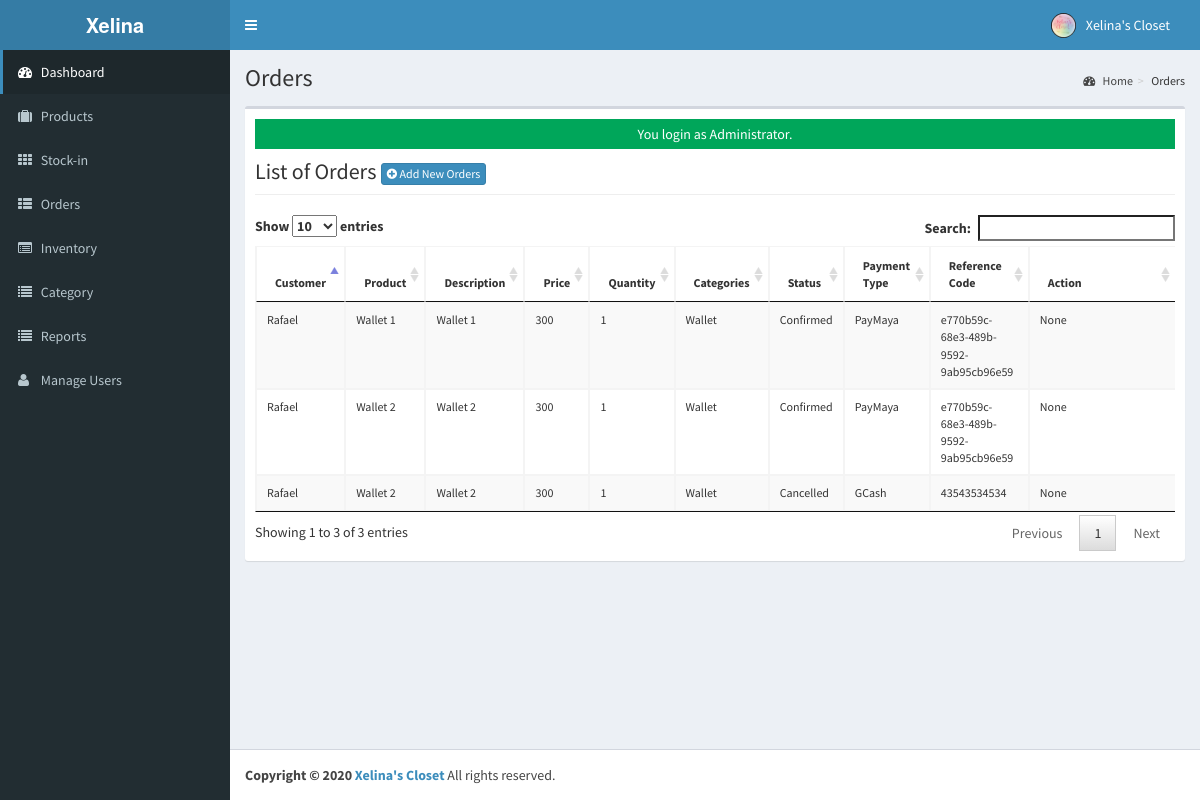
Screenshot of /admin/orders/index.php (signed in) with the database file from the repository.
### tables this page shows
CREATE TABLE `tblusers` (
  `UserID` int(11) NOT NULL,
  `FullName` varchar(90) NOT NULL,
  `Username` varchar(90) NOT NULL,
  `Password` varchar(90) NOT NULL,
  `Role` varchar(90) NOT NULL,
  `PicLoc` text NOT NULL
);

CREATE TABLE `tblproduct` (
  `ProductID` int(11) NOT NULL,
  `ProductName` varchar(90) NOT NULL,
  `Description` varchar(90) NOT NULL,
  `Price` double NOT NULL,
  `DateExpire` date NOT NULL,
  `CategoryID` int(11) NOT NULL,
  `StoreID` int(11) NOT NULL,
  `Image1` text NOT NULL,
  `Image2` text NOT NULL,
  `Image3` text NOT NULL
);

CREATE TABLE `tblcustomer` (
  `CustomerID` int(11) NOT NULL,
  `CustomerName` varchar(90) NOT NULL,
  `CustomerAddress` varchar(90) NOT NULL,
  `CustomerContact` varchar(90) NOT NULL,
  `Sex` varchar(30) NOT NULL,
  `Customer_Username` varchar(90) NOT NULL,
  `Customer_Password` varchar(90) NOT NULL,
  `Customer_Photo` varchar(90) NOT NULL
);

CREATE TABLE `tblstockout` (
  `StockoutID` int(11) NOT NULL,
  `CustomerID` int(11) NOT NULL,
  `ProductID` int(11) NOT NULL,
  `Quantity` int(11) NOT NULL,
  `DateSold` date NOT NULL,
  `Status` varchar(30) NOT NULL DEFAULT 'Pending',
  `Remarks` varchar(90) NOT NULL,
  `OrderNo` varchar(90) NOT NULL,
  `HView` tinyint(1) NOT NULL,
  `Payment_Type` varchar(100) DEFAULT NULL,
  `Payment_Reference` varchar(100) DEFAULT NULL,
  `Payment_Contact` varchar(20) DEFAULT NULL
);

CREATE TABLE `tblcategory` (
  `CategoryID` int(11) NOT NULL,
  `Categories` varchar(90) NOT NULL,
  `StoreID` int(11) NOT NULL
);

### admin/orders/index.php (called while the page is built, shortened)
<?php
 $title="Orders";
require_once ("../theme/templates.php");
?>

### include/database.php (called while the page is built, shortened)
<?php
class Database {
	var $sql_string = '';
	private $conn;
	public function open_connection() {
		$this->conn = mysqli_connect(server,user,pass);
		if(!$this->conn){
			echo "Problem in database connection! Contact administrator!";
			exit();
		}else{
			$db_select = mysqli_select_db($this->conn,database_name);
		}
	}
	function setQuery($sql='') {
		$this->sql_string=$sql;
	}
	function executeQuery() {
		$result = mysqli_query($this->conn,$this->sql_string);
		return $result;
	}
	private function confirm_query($result) {
		return $result;
	}
	function loadResultList( $key='' ) {
		$cur = $this->executeQuery();
		$array = array();
		while ($row = mysqli_fetch_object($cur)) {
			if ($key) {
				$array[$row->$key] = $row;
			} else {
				$array[] = $row;
			}
		}
		return $array;
	}
	function loadSingleResult() {
		$cur = $this->executeQuery();
		while ($row = mysqli_fetch_object($cur)) {
		return $data = $row;
		}
	}
}
$mydb = new Database();
?>

### include/accounts.php (called while the page is built, shortened)
<?php
require_once(LIB_PATH.DS.'database.php');
class User {
	protected static  $tblname = "tblusers";
	function single_user($id=""){
			global $mydb;
			$mydb->setQuery("SELECT * FROM ".self::$tblname."
				Where UserID= '{$id}' LIMIT 1");
			$cur = $mydb->loadSingleResult();
			return $cur;
	}
}
?>

### include/function.php (called while the page is built, shortened)
<?php
function currentpage(){
		$this_page = $_SERVER['SCRIPT_NAME'];
	    $bits = explode('/',$this_page);
		 return $bits[3];
	}
		?>

### admin/orders/list.php (the view, shortened to what this page needs)
<div class="row">
   <div class="col-lg-12">
           <h1 class="page-header">List of Orders  <a href="index.php?view=add" class="btn btn-primary btn-xs  ">  <i class="fa fa-plus-circle fw-fa"></i> Add New Orders</a>  </h1>
      		</div>
  		 </div>
	<form class="wow fadeInDownaction" action="controller.php?action=delete" Method="POST">
		  <div class="table-responsive">
			<table id="dash-table" class="table table-striped table-bordered table-hover"  style="font-size:12px" cellspacing="0">
			  <thead>
			  	<tr>
			  	<th>Customer</th>
				<th>Product</th>
				<th>Description</th>
				<th>Price</th>
				<th>Quantity</th>
				<th>Categories</th>
				<th>Status</th>
				<th>Payment Type</th>
				<th>Reference Code</th>
				<th width="16%" >Action</th>
			  	</tr>
			  </thead>
			  <tbody>
			  	<?php
			  		$mydb->setQuery("SELECT *,s.ProductID as pid FROM `tblproduct` p,`tblcategory` c,`tblstockout` s,tblcustomer cs WHERE p.`CategoryID`=c.`CategoryID` AND p.`ProductID`=s.`ProductID` AND s.CustomerID=cs.CustomerID AND p.StoreID=".$_SESSION['ADMIN_USERID']);
			  		$cur = $mydb->loadResultList();
					foreach ($cur as $result) {
			  		  echo '<tr>';
					echo '<td>'. $result->CustomerName.'</td>';
					echo '<td>'. $result->ProductName.'</td>';
					echo '<td>' . $result->Description.'</a></td>';
					echo '<td>' . $result->Price.'</a></td>';
					echo '<td>'. $result->Quantity.'</td>';
					echo '<td>'. $result->Categories.'</td>';
					echo '<td>'. $result->Status.'</td>';
					echo '<td>' . $result->Payment_Type . '</td>';
					echo '<td>' . $result->Payment_Reference . '</td>';
					if ($result->Status=='Confirmed' || $result->Status=='Cancelled') {
						echo '<td>None</td>';
					}
					echo '</tr>';
			  	}
			  	?>
			  </tbody>
			</table>
		</div>
						</form>

### admin/theme/templates.php (shortened to what this page needs)
<!DOCTYPE html>
<html>
    <head>
        <link rel="stylesheet" href="<?php echo web_root;?>bootstrap/css/bootstrap.min.css">
        <link rel="stylesheet" href="<?php echo web_root;?>plugins/font-awesome/css/font-awesome.min.css">
        <link rel="stylesheet" href="<?php echo web_root;?>dist/css/AdminLTE.min.css">
        <link rel="stylesheet" href="<?php echo web_root;?>dist/css/skins/_all-skins.min.css">
        <link rel="stylesheet" href="<?php echo web_root;?>plugins/iCheck/flat/blue.css">
        <link rel="stylesheet" href="<?php echo web_root;?>plugins/morris/morris.css">
        <link rel="stylesheet" href="<?php echo web_root;?>plugins/jvectormap/jquery-jvectormap-1.2.2.css">
        <link href="<?php echo web_root; ?>plugins/datepicker/bootstrap-datetimepicker.min.css" rel="stylesheet" media="screen">
        <link rel="stylesheet" href="<?php echo web_root;?>plugins/dataTables/jquery.dataTables.min.css">
        <link rel="stylesheet" href="<?php echo web_root; ?>plugins/select2/select2.css">
        <link rel="stylesheet" href="<?php echo web_root;?>plugins/bootstrap-wysihtml5/bootstrap3-wysihtml5.min.css">
    </head>
 <body class="hold-transition skin-blue fixed sidebar-mini">
<div class="wrapper">
  <header class="main-header">
    <a href="<?php echo web_root;?>" class="logo">
      <span class="logo-lg"><b>Xelina</b></span>
    </a>
    <nav class="navbar navbar-static-top" role="navigation">
      <a href="#" class="sidebar-toggle" data-toggle="offcanvas" role="button">
      </a>
      <div class="navbar-custom-menu">
        <ul class="nav navbar-nav">
          <?php
              $user = New User();
              $singleuser = $user->single_user($_SESSION['ADMIN_USERID']);
          ?>
          <li class="dropdown user user-menu" style="padding-right: 15px;"  >
            <a href="#" class="dropdown-toggle" data-toggle="dropdown">
              <img src="<?php echo web_root.'admin/user/'. $singleuser->PicLoc;?>" class="user-image" alt="User Image">
              <span class="hidden-xs"><?php echo $singleuser->FullName; ?></span>
            </a>
          </li>
        </ul>
      </div>
    </nav>
  </header>
  <aside class="main-sidebar">
    <section class="sidebar">
      <ul class="sidebar-menu">
        <li  class="<?php echo (currentpage() == 'index.php') ? "active" : false;?>" >
          <a href="<?php echo web_root ;?>admin/">
            <i class="fa fa-dashboard"></i> <span>Dashboard</span>
          </a>
        </li>
        <li class="<?php echo (currentpage() == 'products') ? "active" : false;?>" >
          <a href="<?php echo web_root ;?>admin/products/">
            <i class="fa fa-suitcase"></i> <span>Products</span>
          </a>
        </li>
        <li class="<?php echo (currentpage() == 'stockin') ? "active" : false;?>" >
          <a href="<?php echo web_root ;?>admin/stockin/">
            <i class="fa fa-th"></i> <span>Stock-in</span>
          </a>
        </li>
        <li class="<?php echo (currentpage() == 'orders') ? "active" : false;?>" >
          <a href="<?php echo web_root ;?>admin/orders/">
            <i class="fa fa-th-list"></i> <span>Orders</span>
          </a>
        </li>
        <li class="<?php echo (currentpage() == 'inventory') ? "active" : false;?>">
          <a href="<?php echo web_root; ?>admin/inventory/">
            <i class="fa fa-list-alt"></i> <span>Inventory</span> </a>
        </li>
        <li class="<?php echo (currentpage() == 'category') ? "active" : false;?>" >
          <a href="<?php echo web_root ;?>admin/category/">
            <i class="fa fa-list"></i> <span>Category</span>
          </a>
        </li>
        <li class="<?php echo (currentpage() == 'report_XD') ? "active" : false;?>" >
          <a href="<?php echo web_root ;?>admin/report_XD/">
            <i class="fa fa-list"></i> <span>Reports</span>
          </a>
        </li>
        <?php if ($_SESSION['ADMIN_ROLE']=='Administrator') { ?>
          <li class="<?php echo (currentpage() == 'user') ? "active" : false;?>">
          <a href="<?php echo web_root; ?>admin/user/">
            <i class="fa fa-user"></i> <span>Manage Users</span> </a>
        </li>
        <?php } ?>
      </ul>
    </section>
  </aside>
  <div class="content-wrapper">
  <section class="content-header">
      <h1>
        <?php echo isset($title) ? $title : ''; ?>
      </h1>
      <ol class="breadcrumb">
        <?php
          if ($title!='Home') {
            $active_title = '';
            if (isset($_GET['view'])) {
              $active_title = '<li class='.$active_title.'><a href="index.php">'.$title.'</a></li>';
            }else{
              $active_title = '<li class='.$active_title.'>'.$title.'</li>';
            }
            echo '<li><a href='.web_root.'admin/><i class="fa fa-dashboard"></i> Home</a></li>';
            echo  $active_title;
          }
        ?>
      </ol>
    </section>
         <section class="content">
          <div class="row">
            <div class="col-xs-12">
              <div class="box">
                <div class="box-body">
              <?php
               require_once $content;
               ?>
             </div>
             </div>
           </div>
         </div>
         </section>
 </div>
  <footer class="main-footer">
    <strong>Copyright &copy; 2020 <a href="https://www.facebook.com/Xelinascloset25">Xelina's Closet</a></strong> All rights
    reserved.
  </footer>
    </body>
</html>

### rows the page displays
tblusers: PicLoc (picture), FullName "Xelina's Closet"
tblproduct: tblcustomer.CustomerName "Rafael", ProductName "Wallet 1", Description "Wallet 1", Price "300", tblstockout.Quantity "1", CategoryID.Categories "Wallet", tblstockout.Status "Confirmed", tblstockout.Payment_Type "PayMaya", tblstockout.Payment_Reference "e770b59c-68e3-489b-9592-9ab95cb96e59"
tblproduct: tblcustomer.CustomerName "Rafael", ProductName "Wallet 2", Description "Wallet 2", Price "300", tblstockout.Quantity "1", CategoryID.Categories "Wallet", tblstockout.Status "Confirmed", tblstockout.Payment_Type "PayMaya", tblstockout.Payment_Reference "e770b59c-68e3-489b-9592-9ab95cb96e59", tblstockout.Status "Cancelled", tblstockout.Payment_Type "GCash", tblstockout.Payment_Reference "43543534534"

### other values shown
$title "Orders"
$_SESSION['message'] "You login as Administrator."
